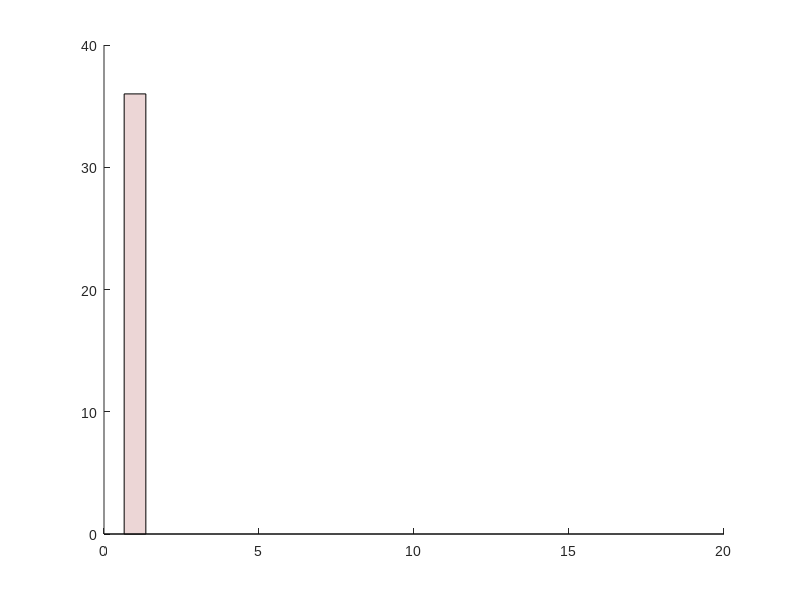

This chart was generated by the following MATLAB code: (Note: this script raises an error after producing the figure.)

load('mle_mat_all.mat')

n_model = size(mle_mat_all,2);

mle_mat_all(4,:) = nan(1,n_model);
mle_mat_all(32,:) = nan(1,n_model);
mle_mat_all(36,:) = nan(1,n_model);

BIC_all = 2*mle_mat_all + log(400).*[3, 5, 5, 7,    5, 7, 7, 9,     8, 10, 10, 12]; %mle is NLL

[highest_acc_pp,best_model_ind_pp] = min(BIC_all,[],2);
[val]=hist(best_model_ind_pp,1:1:n_model);

% Legend
legend_all{1} = 'thompson';
legend_all{2} = 'thompson + \epsilon';
legend_all{3} = 'thompson + \eta';
legend_all{4} = 'thompson + \epsilon + \eta';

legend_all{5} = 'UCB';
legend_all{6} = 'UCB + \epsilon';
legend_all{7} = 'UCB + \eta';
legend_all{8} = 'UCB + \epsilon + \eta';

legend_all{9} = 'hybrid';
legend_all{10} = 'hybrid + \epsilon';
legend_all{11} = 'hybrid + \eta';
legend_all{12} = 'hybrid + \epsilon + \eta';

% Figure
figure('Color','w');
set(gcf,'Unit','centimeters','OuterPosition',[0 0 10 10]);
set(gca,'FontName','Arial','FontSize',10)
hold on

col_(1,:) = [0.925490200519562 0.839215695858002 0.839215695858002];

x = 1:n_model+2;
x =[x(1:1+3), x(6:6+3), x(11:11+3)];

b = bar(x,val,'FaceColor',col_(1,:),'BarWidth',.7);  hold on;

txt_val = val';
ind_notnul = find(val~=0);

text(x(ind_notnul),val(ind_notnul),num2str(txt_val(ind_notnul)),'vert','bottom','horiz','center'); 
box off

ylabel('Number of subjects','FontName','Arial','Fontweight','bold','FontSize',11);
set(gca,'YTick',0:10:100)
ylim([0  39])

xticks(x);
xticklabels([legend_all(1:4), legend_all(5:8), legend_all(9:12)]);
xlim([0,n_model+3])

xtickangle(45)

% Export
addpath('../../export_fig')
export_fig(['./fig/Fig_model_comparison_BIC_per_pp.png'],'-nocrop','-r200')